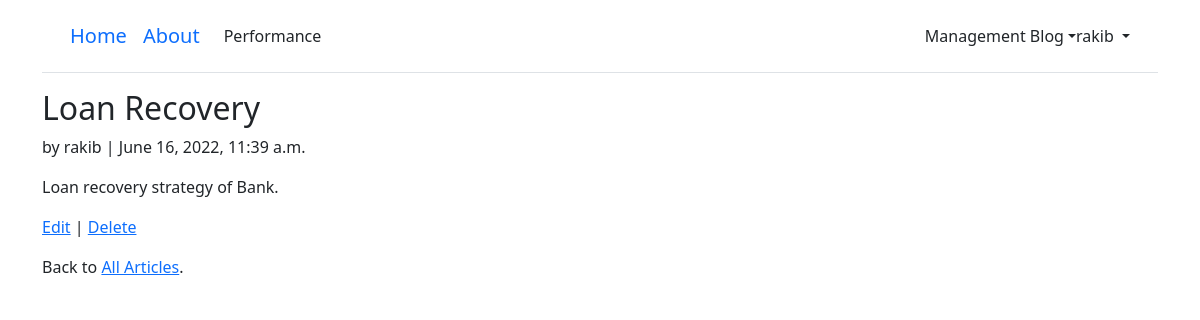
/articles/1/ (signed in), run on the app's committed database.
### users/models.py (models this page shows)
class CustomUser(AbstractUser):
	age = models.PositiveIntegerField(null=True, blank=True)

### articles/models.py (models this page shows, shortened)
class Article(models.Model):
	title = models.CharField(max_length=255)
	body = models.TextField()
	date = models.DateTimeField(auto_now_add=True)
	author = models.ForeignKey(
	get_user_model(),
	on_delete=models.CASCADE,
	)

### articles/views.py (the view)
class ArticleDetailView(LoginRequiredMixin, DetailView): # new
	model = Article
	template_name = 'article_detail.html'
	login_url = 'login' # new

### templates/article_detail.html
{% extends 'base.html' %}
{% block content %}
	<div class="article-entry">
		<h2>{{ object.title }}</h2>
		<p>by {{ object.author }} | {{ object.date }}</p>
		<p>{{ object.body }}</p>
	</div>
	<p><a href="{% url 'article_edit' article.pk %}">Edit</a> |
	<a href="{% url 'article_delete' article.pk %}">Delete</a></p>
	<p>Back to <a href="{% url 'article_list' %}">All Articles</a>.</p>
{% endblock content %}

### templates/base.html (shortened to what this page needs)
<!DOCTYPE html>
{% load static %}
<html>
<head>
  <link href="{% static 'css/base.css' %}" rel="stylesheet">
  <link href="https://cdn.jsdelivr.net/npm/bootstrap@5.1.3/dist/css/bootstrap.min.css"
  rel="stylesheet">
</head>
<body>
  <div class="container">
    <header class="p-3 mb-3 border-bottom">
      <div class="container">
	     <div class="d-flex flex-wrap align-items-center justify-content-center
          justify-content-lg-start">
          <a class="navbar-brand" href="{% url 'home' %}">Home</a>
          <a class="navbar-brand" href="{% url 'about' %}">About</a>
		  <ul class="nav col-12 col-lg-auto me-lg-auto mb-2 justify-content-center mb-md-0">
			{% if user.is_authenticated %}
			<li><a href="{% url 'chart' %}" class="nav-link px-2 link-dark">Performance</a></li>
          </ul>
		  <a href="#" class="a-block link-dark text-decoration-none dropdown-toggle"
              id="dropdownUser1" data-bs-toggle="dropdown" aria-expanded="false">Management Blog</a>
		 <div class="dropdown text-end">
            <a href="#" class="d-block link-dark text-decoration-none dropdown-toggle"
              id="dropdownUser1" data-bs-toggle="dropdown" aria-expanded="false">
              {{ user.username }}
            </a>
          </div>
          {% else %}
          </ul>
          <div class="text-end">
            <a href="{% url 'login' %}" class="btn btn-outline-primary me-2">Log In</a>
            <a href="{% url 'signup' %}" class="btn btn-primary">Sign Up</a>
          </div>
          {% endif %}
        </div>
      </div>
    </header>
    <main>
      {% block content %}
      {% endblock content %}
    </main>
  </div>
</body>
</html>

### data on the page
CustomUser: username "rakib"
Article: title "Loan Recovery", author "rakib", date "June 16, 2022, 11:39 a.m.", body "Loan recovery strategy of Bank."
